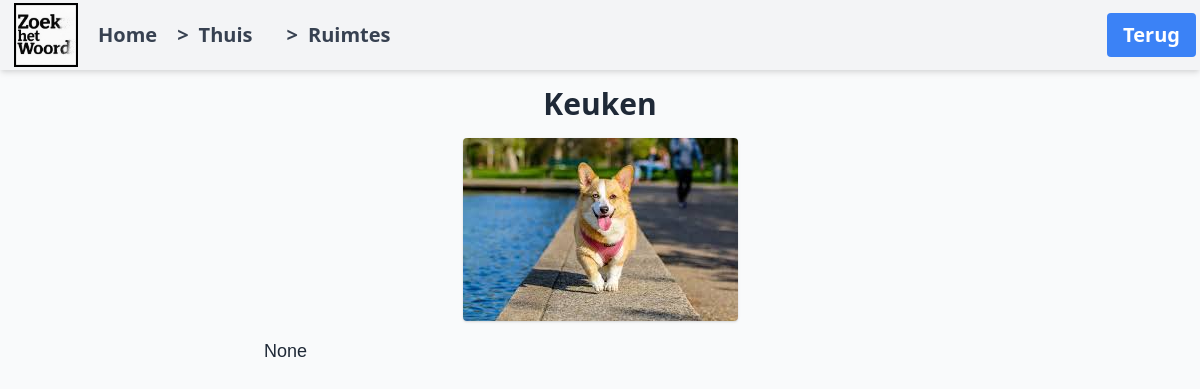
/word/1/, run on an earlier commit of the app's database.
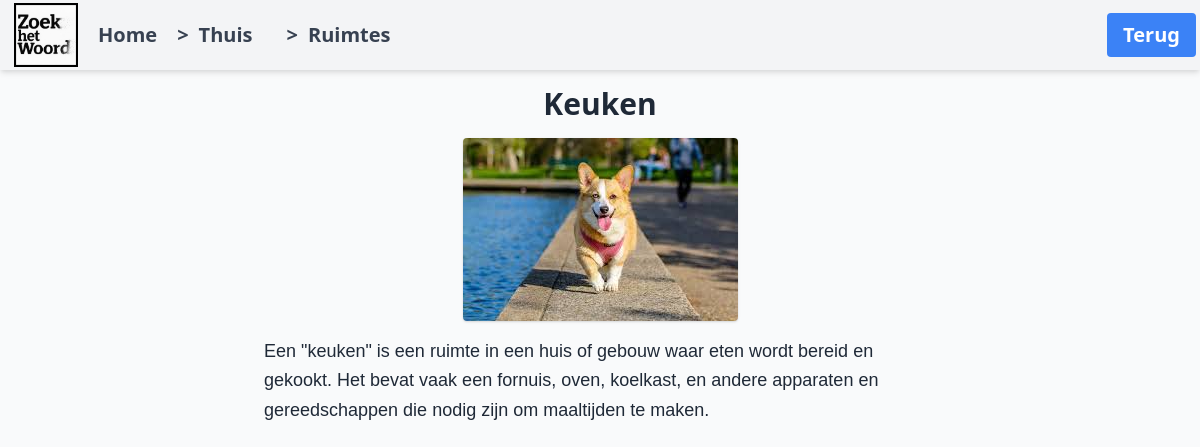
And on a later commit of the database.
### ftwapp/models.py (models this page shows, shortened)
class Word(models.Model):
    name = models.CharField(max_length=100)
    image = models.ImageField(upload_to='words/', blank=True, null=True)
    category = models.ForeignKey(Category, on_delete=models.CASCADE,related_name='words', null=True, blank=True)
    subcategory = models.ForeignKey(Subcategory, on_delete=models.CASCADE, related_name='words', null=True, blank=True)
    description = models.TextField(blank=True, null=True)

class Subcategory(models.Model):
    name = models.CharField(max_length=200)
    category = models.ForeignKey(Category, related_name='subcategories', on_delete=models.CASCADE)
    image = models.ImageField(upload_to='subcategories/', blank=True, null=True)

class Category(models.Model):
    name = models.CharField(max_length=100)
    image = models.ImageField(upload_to='categories/')
    parent = models.ForeignKey('self', null=True, blank=True, related_name='child_categories', on_delete=models.CASCADE)

### ftwapp/views.py (the view)
# urls.py: path('word/<int:pk>/', views.word_detail, name='word_detail'),
def word_detail(request, pk):
    word = get_object_or_404(Word, pk=pk)
    return render(request, 'word_detail.html', {'word': word})

### ftwapp/templates/word_detail.html (shortened to what this page needs)
{% extends "base.html" %}
{% load static %}
{% block nav_button %}
<a href="{% url 'subcategory_detail' word.subcategory.pk %}"
    class="bg-blue-500 text-white px-4 py-2 rounded hover:bg-blue-600 transition">Terug</a>
{% endblock %}
{% block breadcrumbs %}
<div class="breadcrumbs">
    <a href="{% url 'category_detail' word.subcategory.category.pk %}">
        <span>&gt;</span> {{ word.subcategory.category.name }}
    </a>
    <a href="{% url 'subcategory_detail' word.subcategory.pk %}">
        <span>&gt;</span> {{ word.subcategory.name }}
    </a>
</div>
{% endblock %}
{% block content %}
<h1 class="text-3xl font-bold mb-4 text-center">{{ word.name }}</h1>
{% if word.image %}
<img src="{{ word.image.url }}" alt="{{ word.name }}" style="max-height: 66vh;" class="mb-4 rounded shadow mx-auto">
{% else %}
<img src="{% static 'images/default.jpg' %}" alt="Default Image" style="max-height: 66vh;" class="mb-4 rounded shadow mx-auto">
{% endif %}
<p class="text-lg leading-relaxed max-w-2xl mx-auto" style="font-family: Verdana, Arial, sans-serif;">{{word.description}}</p>
{% endblock %}

### ftwapp/templates/base.html (shortened to what this page needs)
<!DOCTYPE html>
{% load static %}
<html lang="en">
<head>
    <link href="https://cdn.jsdelivr.net/npm/tailwindcss@2.2.19/dist/tailwind.min.css" rel="stylesheet">
    <link rel="stylesheet" href="{% static 'styles.css' %}">
</head>
<body class="bg-gray-50 text-gray-800 font-sans">
<nav class="bg-gray-100 px-1 py-1 shadow-md flex items-center justify-between text-lg font-bold text-gray-700">
    <div class="flex items-center">
        <a class="flex-shrink-0" href="{% url 'home' %}"><img src="{% static 'logo.png' %}" alt="Logo" class="h-16 w-16"></a>
        <div class="flex items-center">
            <a href="{% url 'home' %}" class="hover:underline">Home</a>
            {% block breadcrumbs %}
            {% endblock %}
        </div>
    </div>
    <div class="flex items-center">
        {% block nav_button %}
        {% endblock %}
    </div>
</nav>
    <main class="p-4">
        {% block content %}
        {% endblock %}
    </main>
</body>
</html>

### static/styles.css (style rules this page uses)
nav { height: 70px; display: flex; align-items: center; justify-content: space-between; padding: 0 20px; overflow-x: auto; }
nav a, nav button { font-size: 20px; padding: 12px 10px; text-decoration: none; border: none; background: none; cursor: pointer; color: inherit; }
nav a+a, nav button+button { margin-left: 10px; }
nav img { height: 48px; width: auto; }
.breadcrumbs { display: flex; align-items: center; gap: 4px; }
.breadcrumbs a { display: flex; align-items: center; gap: 10px; text-decoration: none; color: inherit; }
.breadcrumbs span { font-size: 20px; }

What changed in the data, as far as the page shows it:
changed Word "Keuken": description "None" → "Een \"keuken\" is een ruimte in een huis of gebouw waar eten wordt bereid en gekookt. Het bevat vaak een fornuis, oven, koelkast, en andere apparaten en gereedschappen die nodig zijn om maaltijden te maken."
